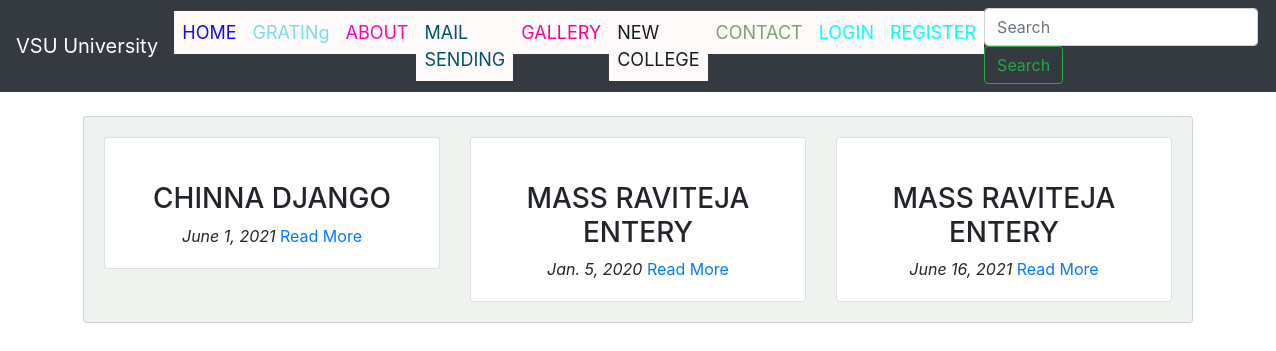
/home/, run on the app's committed database.
### main/models.py (models this page shows, shortened)
class Movie(models.Model):
    name = models.CharField(max_length=300)
    director = models.CharField(max_length=300)
    cast = models.CharField(max_length=800)
    description = models.TextField(max_length=5000)
    release_date = models.DateField()
    averageRating = models.FloatField(default=0)
    image = models.URLField(default=None, null=True)

### main/views.py (the view)
# urls.py: 2. Add a URL to urlpatterns:  path('', views.home, name='home')
def home(request):
    query = request.GET.get("title")
    allMovies = None
    if query:
        allMovies = Movie.objects.filter(name__icontains=query)
    else:
        allMovies = Movie.objects.all()  # select * from movie
    context = {
        "movies": allMovies,
    }
    return render(request, 'main/index.html', context)

### main/templates/main/index.html (shortened to what this page needs)
{% extends 'main/base.html' %}
{% block content %}
<div class="container">
    <br>
    <div class="card" id="backdrop">
        <div class="card-body">
            <div class="row">
                {% for movie in movies %}
                <div class="col-md-4">
                    <div class="card">
                        <div class="card-body">
                            <div class="text-center">
                            <h3 class="text-center">{{ movie.name }}</h3>
                            <i class="text-center">{{ movie.release_date }}</i>
                            <a href="{% url 'main:detail' movie.id %}">Read More</a>
                        </div>
                        </div>
                    </div>
                </div>
                {% endfor %}
            </div>
        </div>
    </div>
</div>
{% endblock %}

### main/templates/main/base.html (shortened to what this page needs)
{% load static %}
<!doctype html>
<html lang="en">
  <head>
    <link rel="stylesheet" href="https://maxcdn.bootstrapcdn.com/bootstrap/4.0.0/css/bootstrap.min.css">
    {% load static %}
    <link rel="stylesheet" href="{% static 'css/main.css' %}">
  </head>
  <body>
    <nav class="navbar navbar-expand-sm navbar-dark bg-dark text-white">
        <a class="navbar-brand" href="{% url 'main:home' %}">VSU University</a>
        <div class="collapse navbar-collapse" id="navbarSupportedContent">
          <ul class="navbar-nav mr-auto">
            <li class="nav-item active">
              <a class="nav-link" style="color:rgb(25, 10, 233)" href="{% url 'main:main' %}">HOME<span class="sr-only">(current)</span></a>
            </li>
            <li class="nav-item">
              <a class="nav-link" style="color:rgb(121, 220, 233)" href="{% url 'main:home' %}">GRATINg</a>
            </li>
            <li class="nav-item">
              <a class="nav-link" style="color:rgb(255, 0, 191)" href="{% url 'main:abt' %}">ABOUT</a>
            </li>
            <li class="nav-item">
              <a class="nav-link" style="color:rgb(0, 82, 102)" href="#">MAIL SENDING</a>
            </li>
            <li class="nav-item">
              <a class="nav-link" style="color:rgb(255, 0, 149)" href="#">GALLERY</a>
            </li>
            <li class="nav-item">
              <a class="nav-link" style="color:rgb(20, 29, 29)" href="{% url 'main:add_movies' %}">NEW COLLEGE</a>
            </li>
            <li class="nav-item">
              <a class="nav-link"  style="color:rgba(103, 153, 88, 0.877)" href="{% url 'main:contact' %}">CONTACT</a>
            </li>
            {% if user.is_authenticated %}
            <li class="nav-item dropdown">
              <a class="nav-link dropdown-toggle" href="#" id="navbarDropdown" role="button" data-toggle="dropdown" aria-haspopup="true" aria-expanded="false">
                {{ user.username }}
              </a>
              <div class="dropdown-menu" aria-labelledby="navbarDropdown">
                <a class="dropdown-item" style="color:rgb(2, 5, 5)"  href="#">My Profile</a>
                <div class="dropdown-divider"></div>
                <a class="dropdown-item" style="color:cyan"  href="{% url 'accounts:logout' %}">Logout</a>
              </div>
            </li>
            {% else %}
            <li class="nav-item">
              <a class="nav-link" style="color:cyan"  href="{% url 'accounts:login' %}">LOGIN</a>
            </li>
            <li class="nav-item">
              <a class="nav-link"  style="color:cyan" href="{% url 'accounts:register' %}">REGISTER</a>
            </li>
            {% endif %}
          </ul>
          <form class="form-inline my-2 my-lg-0" method="GET" action="{% url 'main:home' %}">
            <input class="form-control mr-sm-2" type="search" placeholder="Search" aria-label="Search" name="title">
            <button class="btn btn-outline-success my-2 my-sm-0" type="submit">Search</button>
          </form>
        </div>
      </nav>
    {% block content %}
    {% endblock %}
  </body>
</html>

### main/static/css/main.css (style rules this page uses)
body { background-color:white; }
#backdrop { background-color: #eef3ef; }

### main/templates/main/base.html (style rules this page uses)
.nav-link { color: rosybrown; background-color:#FFFAFA; font-size: 18px; }

### data on the page
Movie: name "CHINNA DJANGO", release_date "June 1, 2021"
Movie: name "MASS RAVITEJA ENTERY", release_date "Jan. 5, 2020"
Movie: name "MASS RAVITEJA ENTERY", release_date "June 16, 2021"
